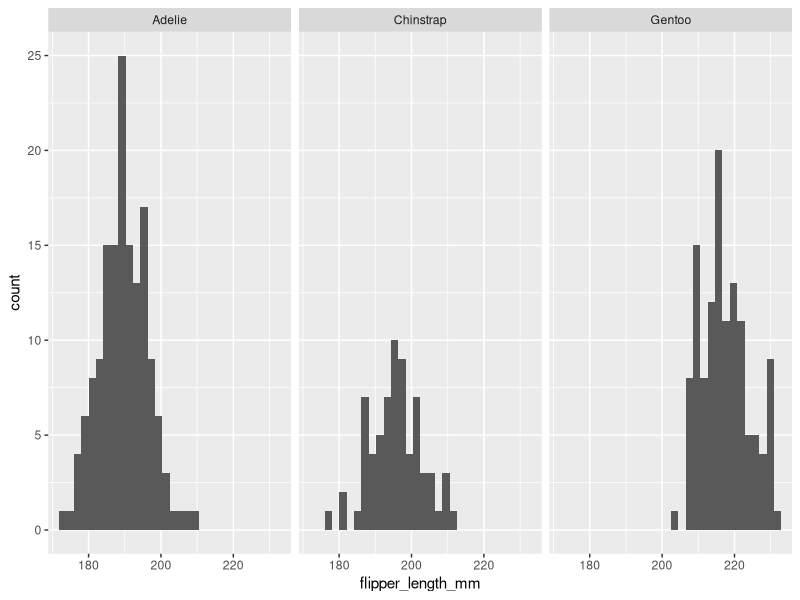
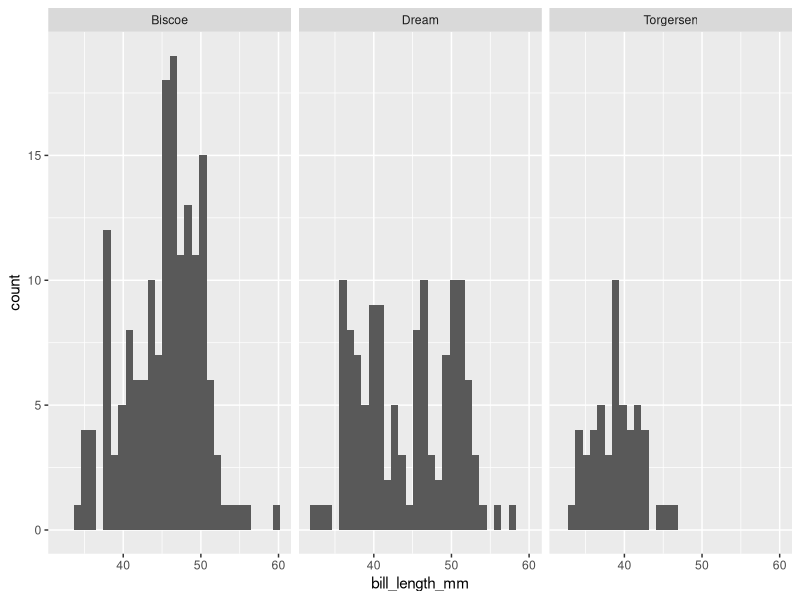

Reproduce these figures in R, in order.
## ---- chunk 1
knitr::opts_chunk$set(echo = TRUE)
library(GGally)
library(skimr)
library(palmerpenguins)
## ---- chunk 2
# Return the names of all variables
names(penguins)

# Dimensions
dim(penguins)

# Get an overall summary of the data
summary(penguins)

# Look at the first few lines
head(penguins, 3)

# Look at the last six lines
tail(penguins)

# Use GGally::ggpairs()
# GGally::ggpairs(penguins)

# Use skimr::skim()
skimr::skim(penguins)

# Histogram of flipper lengths
ggplot(data = penguins, aes(x = flipper_length_mm)) +
  geom_histogram() +
  facet_wrap(~species)

# Make a faceted histogram of penguin bill_length_mm, faceted by island
ggplot(data = penguins, aes(x = bill_length_mm)) +
  geom_histogram() +
  facet_wrap(~island)

